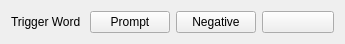
<?xml version="1.0" encoding="UTF-8"?>
<ui version="4.0">
 <class>embedding_trigger_word</class>
 <widget class="QWidget" name="embedding_trigger_word">
  <property name="geometry">
   <rect>
    <x>0</x>
    <y>0</y>
    <width>345</width>
    <height>43</height>
   </rect>
  </property>
  <property name="windowTitle">
   <string>Form</string>
  </property>
  <layout class="QHBoxLayout" name="horizontalLayout">
   <item>
    <widget class="QLabel" name="trigger_word">
     <property name="text">
      <string>Trigger Word</string>
     </property>
    </widget>
   </item>
   <item>
    <widget class="QPushButton" name="button_to_prompt">
     <property name="cursor">
      <cursorShape>PointingHandCursor</cursorShape>
     </property>
     <property name="toolTip">
      <string>Send trigger word to prompt</string>
     </property>
     <property name="text">
      <string>Prompt</string>
     </property>
     <property name="icon">
      <iconset theme="edit-paste">
       <normaloff>../../lora/templates</normaloff>../../lora/templates</iconset>
     </property>
    </widget>
   </item>
   <item>
    <widget class="QPushButton" name="button_to_negative_prompt">
     <property name="cursor">
      <cursorShape>PointingHandCursor</cursorShape>
     </property>
     <property name="toolTip">
      <string>Send trigger word to negative prompt</string>
     </property>
     <property name="text">
      <string>Negative</string>
     </property>
     <property name="icon">
      <iconset theme="edit-paste">
       <normaloff>../../lora/templates</normaloff>../../lora/templates</iconset>
     </property>
    </widget>
   </item>
   <item>
    <widget class="QPushButton" name="button_copy">
     <property name="cursor">
      <cursorShape>PointingHandCursor</cursorShape>
     </property>
     <property name="toolTip">
      <string>Copy trigger word to clipboard</string>
     </property>
     <property name="text">
      <string/>
     </property>
     <property name="icon">
      <iconset theme="edit-copy">
       <normaloff>../../lora/templates</normaloff>../../lora/templates</iconset>
     </property>
    </widget>
   </item>
  </layout>
 </widget>
 <resources/>
 <connections>
  <connection>
   <sender>button_to_prompt</sender>
   <signal>clicked(bool)</signal>
   <receiver>embedding_trigger_word</receiver>
   <slot>action_click_button_to_prompt()</slot>
   <hints>
    <hint type="sourcelabel">
     <x>184</x>
     <y>33</y>
    </hint>
    <hint type="destinationlabel">
     <x>319</x>
     <y>-7</y>
    </hint>
   </hints>
  </connection>
  <connection>
   <sender>button_to_negative_prompt</sender>
   <signal>clicked()</signal>
   <receiver>embedding_trigger_word</receiver>
   <slot>action_click_button_to_negative_prompt()</slot>
   <hints>
    <hint type="sourcelabel">
     <x>280</x>
     <y>33</y>
    </hint>
    <hint type="destinationlabel">
     <x>518</x>
     <y>-7</y>
    </hint>
   </hints>
  </connection>
  <connection>
   <sender>button_copy</sender>
   <signal>clicked()</signal>
   <receiver>embedding_trigger_word</receiver>
   <slot>action_click_button_copy()</slot>
   <hints>
    <hint type="sourcelabel">
     <x>307</x>
     <y>25</y>
    </hint>
    <hint type="destinationlabel">
     <x>279</x>
     <y>-14</y>
    </hint>
   </hints>
  </connection>
 </connections>
 <slots>
  <slot>action_click_button_to_prompt()</slot>
  <slot>action_click_button_to_negative_prompt()</slot>
  <slot>action_click_button_copy()</slot>
 </slots>
</ui>
